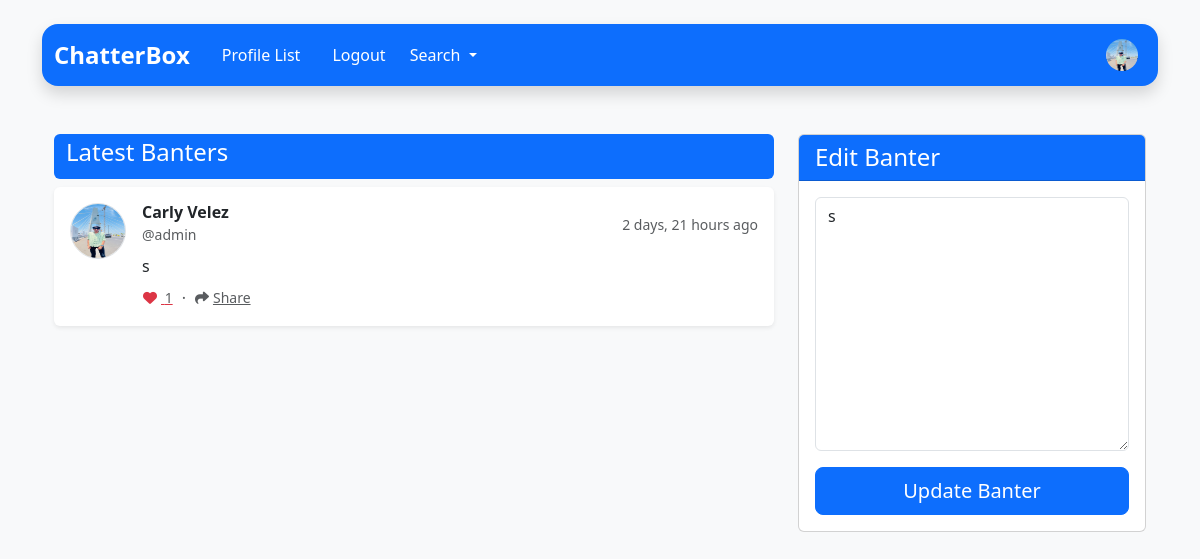
The app's page /edit_banter/16 (signed in) with its own data.
### chatterbox/models.py (models this page shows, shortened)
class Profile(models.Model):
    user = models.OneToOneField(User, on_delete=models.CASCADE)
    follows = models.ManyToManyField('self', related_name='followed_by', symmetrical=False, blank=True)
    date_modified = models.DateTimeField(auto_now_add=True)
    profile_image = models.ImageField(upload_to='images/', blank=True, null=True)
    profile_bio  = models.CharField(null=True,blank=True,max_length=500)
    profile_link = models.CharField(null=True,blank=True,max_length=100)
    facebook_link = models.CharField(null=True,blank=True,max_length=100)
    instagram_link =models.CharField(null=True,blank=True,max_length=100)
    linkdlen_link = models.CharField(null=True,blank=True,max_length=100)

class Banter(models.Model):
    user = models.ForeignKey(User, related_name='banters', on_delete=models.DO_NOTHING)
    body = models.CharField(max_length=280)
    created = models.DateTimeField(auto_now_add=True)
    likes = models.ManyToManyField(User,related_name="banter_like",blank=True)
    def number_of_likes(self):
        return self.likes.count()

### chatterbox/views.py (the view, shortened to what this page needs)
# urls.py: path('edit_banter/<int:pk>', views.edit_banter, name='edit_banter'),
def edit_banter(request, pk):
    if request.user.is_authenticated:
        banter_instance = get_object_or_404(Banter, id=pk)
        if request.user.username == banter_instance.user.username:
            form = BanterForm(request.POST or None, instance=banter_instance)
            banters = Banter.objects.all().order_by('-created')
            return render(request, "edit_banter.html", {
                'form': form,
                "banter": banter_instance,
                "banters": banters
            })
        else:
            messages.error(request, "You Don't Own That Banter!!")
            return redirect('home')
    else:
        messages.error(request, "Please Log In To Continue...")
        return redirect('home')

### chatterbox/forms.py
class BanterForm(forms.ModelForm):
	body = forms.CharField(required=True,
		widget=forms.widgets.Textarea(
			attrs={
			"placeholder": "Enter Your Musker Meep!",
			"class":"form-control",
			}
			),
			label="",
		)
	class Meta:
		model = Banter
		exclude = ("user", "likes",)

### template/edit_banter.html (shortened to what this page needs)
{% extends 'base.html' %}
{% load static %}
{% block content %}
<div class="row g-4">
    <div class="col-lg-8">
        <div class="card-header bg-primary text-white rounded mb-2 p-1">
            <h4 class="mb-2">
                Latest Banters
            </h4>
        </div>
        <div class="banter-list">
            {% if banters %}
                    <div class="banter-item bg-white rounded p-3 mb-3 shadow-sm">
                        <div class="d-flex gap-3">
                            <div class="flex-shrink-0">
                                <a href="{% url 'profile' banter.user.id %}" class="text-decoration-none">
                                    {% if banter.user.profile.profile_image %}
                                        <img src="{{ banter.user.profile.profile_image.url }}"
                                             class="rounded-circle border avatar"
                                             width="56"
                                             height="56"
                                             alt="{{ banter.user.username }}">
                                    {% else %}
                                        <img src="{% static 'images/default_profile_pic.png' %}"
                                             class="rounded-circle border avatar"
                                             width="56"
                                             height="56"
                                             alt="{{ banter.user.username }}">
                                    {% endif %}
                                </a>
                            </div>
                            <div class="flex-grow-1">
                                <div class="d-flex justify-content-between align-items-center mb-2">
                                    <div>
                                        <h6 class="mb-0 fw-bold text-dark">
                                            {{ banter.user.get_full_name|default:banter.user.username }}
                                        </h6>
                                        <small class="text-muted">@{{ banter.user.username }}</small>
                                    </div>
                                    <small class="text-muted">{{ banter.created|timesince }} ago</small>
                                </div>
                                <p class="mb-2 text-dark">{{ banter.body }}</p>
                                <div class="d-flex align-items-center gap-2">
                                    <a href="{% url 'banter_like' banter.id %}" class="btn btn-sm btn-link text-danger p-0 action-link">
                                        <i class="fa-heart {% if user in banter.likes.all %}fas{% else %}far{% endif %} me-1"></i>
                                        <span class="text-muted">{{ banter.number_of_likes }}</span>
                                    </a>
                                    <span class="text-muted">·</span>
                                    <a href="{% url 'banter_show' banter.id %}" class="btn btn-sm btn-link text-muted p-0 action-link">
                                        <i class="fas fa-share me-1"></i>Share
                                    </a>
                                </div>
                            </div>
                        </div>
                    </div>
            {% else %}
                <div class="text-center p-5">
                    <i class="bi-chat-square-text display-6 text-muted mb-3"></i>
                    <p class="text-muted mb-0">No banters yet. Be the first to start the conversation!</p>
                </div>
            {% endif %}
        </div>
    </div>
    <div class="col-lg-4">
        <div class="card">
            <div class="card-header bg-primary text-white">
                <h4 class="mb-0">Edit Banter</h4>
            </div>
            <div class="card-body">
                <form method="POST" class="edit-banter-form">
                    {{ form.as_p }}
                    <div class="d-grid gap-2">
                        <button type="submit" class="btn btn-primary btn-lg">Update Banter</button>
                    </div>
                </form>
            </div>
        </div>
    </div>
</div>
{% endblock %}

### template/navbar.html (shortened to what this page needs)
{% load static %}
<div class="container py-4">
  <nav class="navbar navbar-expand-lg navbar-dark bg-primary rounded-4 mb-4 shadow">
    <div class="container-fluid">
      <a class="navbar-brand fw-bold fs-4 d-flex align-items-center" href="{% url 'home' %}">
        ChatterBox
      </a>
      <div class="collapse navbar-collapse" id="navbarContent">
        <ul class="navbar-nav me-auto mb-2 mb-lg-0">
          <li class="nav-item mx-2">
            <a class="nav-link text-white fw-medium hover-opacity-75 transition-all-200"
               href="{% url 'profile_list' %}">
              Profile List
            </a>
          </li>
          {% if request.user.is_authenticated %}
            <li class="nav-item mx-2">
              <a class="nav-link text-white fw-medium hover-opacity-75 transition-all-200"
                 href="{% url 'logout' %}">
                Logout
              </a>
            </li>
          {% endif %}
          <li class="nav-item dropdown">
            <a class="nav-link dropdown-toggle active" href="#" role="button" data-bs-toggle="dropdown" aria-expanded="false">
              Search
            </a>
        </ul>
        {% if request.user.is_authenticated %}
          {% if user.profile.profile_image %}
          <a class="nav-link text-white fw-medium hover-opacity-75 transition-all-200"
          href="{% url 'profile' request.user.id %}"><img src="{{user.profile.profile_image.url}} " alt="Logo" width="32" height="32" class="me-2 rounded-circle"></a>
          {% else %}
          <a class="nav-link text-white fw-medium hover-opacity-75 transition-all-200"
          href="{% url 'profile' request.user.id %}"><img src="{% static 'images/default_profile_pic.png' %} " alt="Logo" width="32" height="32" class="me-2 rounded-circle"></a>
          {% endif %}
        {% endif %}
      </div>
    </div>
  </nav>

### records on screen
Banter: user.profile.profile_image (picture), user.get_full_name "Carly Velez", user.username "admin", created "2 days, 21 hours", body "s", number_of_likes "1"
